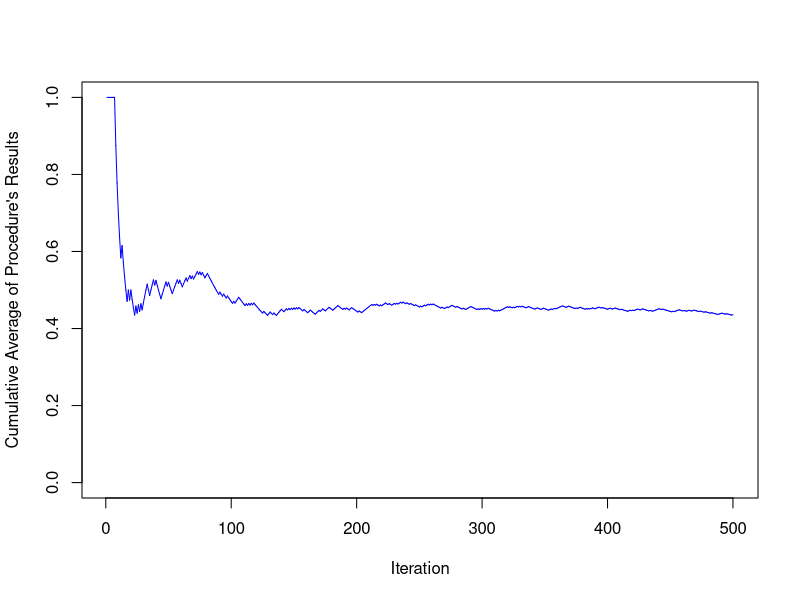

The R script that drew this image:
# Simulation based power analysis template

# Read in data or use randomly generated values
#setwd("C:/Users/levdavis/Dropbox/SEO/Concept Power Analysis")
#x <- read.table("bhp_2week_clicks.txt")
#dat <- x[,2]
#rm(x)
#head(dat)

# zero inflated exponential dist with expected value = exe*p
m <- 500000; exe <- 500; p <- 0.1
y1 <- rexp(m, rate=1/exe)
y2 <- rbinom(m, size=1, prob=p)
dat <- y1*y2


# outlier removal
dat[dat>= quantile(dat, 0.99)] <-  quantile(dat, 0.99)

# simulation

N <- 100000 #sample size (N must be even)
Ns <- 500 #simulation size
Se <- 0.04 #size of effect
cl <- 0.90 # level of confidence

group <- as.factor(c(rep("trt",N/2),rep("cntr",N/2))) # creates vector of trt and cntrl lables
pwr <- rep(NA,Ns)
pval <- rep(NA,Ns)
effect <- rep(NA,Ns)
prop_effect <- rep(NA,Ns)

plot(0,2,xlim=c(1,Ns),ylim=c(0,1),type='l',xlab="Iteration",ylab="Cumulative Average of Procedure's Results")

for(i in 1:Ns){
	x <- sample(dat,N,replace=TRUE)			# randomly sample from data
	x[1:(N/2-1)] <- x[1:(N/2-1)]*(1+Se)			# apply artificial effect to treatment group
	test <- lm(x~group)						# model
	pval[i] <- summary(test)$coefficients[[8]]		# records p-value (This needs to change with the model)
	effect[i] <- summary(test)$coefficients[[2]]	# Records point estimate
	pwr[i] <- if (effect[i] > 0 & pval[i] < (1-cl)) 1 else 0	# 1 if effect detected, 0 if not
	prop_effect[i] <- effect[i]/mean(x[N/2:N])
	lines(c(i-1,i),c(mean(pwr[1:i-1], na.rm = TRUE),mean(pwr[1:i], na.rm = TRUE)),col="blue")
	#print(i); flush.console() 	
}

mean(pwr) # estimated power